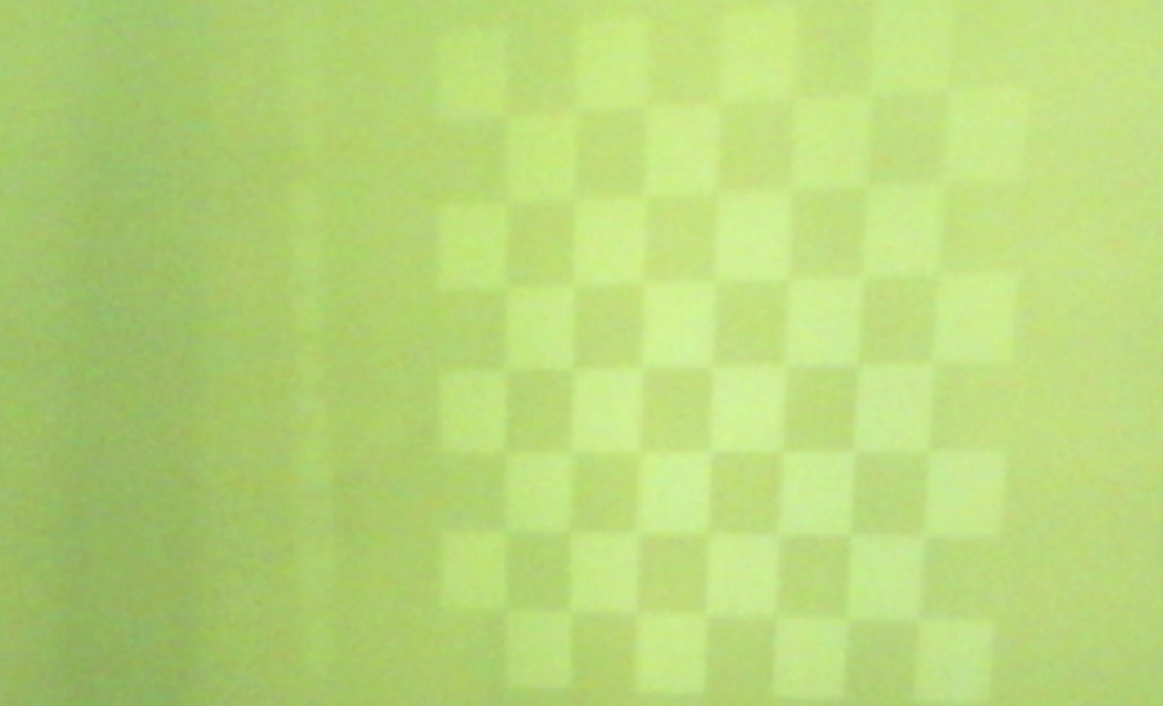
#> input picture data/ghosty_chess.png, 1163 x 706 px
$ python find_correspondance.py data/ghosty_chess.png
#> lines starting #> are read from the running program, lines starting #| are printed output that depends on the picture; after the words box and inside, x2 and y2 are one past the last pixel; in counts of white or black regions, pixels touching at a corner belong together
import cv2 as cv


# from __future__ import print_function

import numpy as np
# from common import anorm, getsize


FLANN_INDEX_KDTREE = 1  # bug: flann enums are missing
FLANN_INDEX_LSH    = 6

import sys, getopt
from common import anorm, getsize

opts, args = getopt.getopt(sys.argv[1:], '', ['feature='])
opts = dict(opts)
# feature_name = opts.get('--feature', 'brisk')
feature_name = opts.get('--feature', 'sift')
# [4 lines of commented-out code are left out]

try:
    fn1, fn2 = args
except:
    fn1 = './data/ghosty_chess.png'
    fn2 = './data/chessboard.png'
    # img1 = cv2.imread('./ghosty_chess.png', 0)
    # img2 = cv2.imread('./chessboard.png', 0)

img1 = cv.imread(fn1, 0)
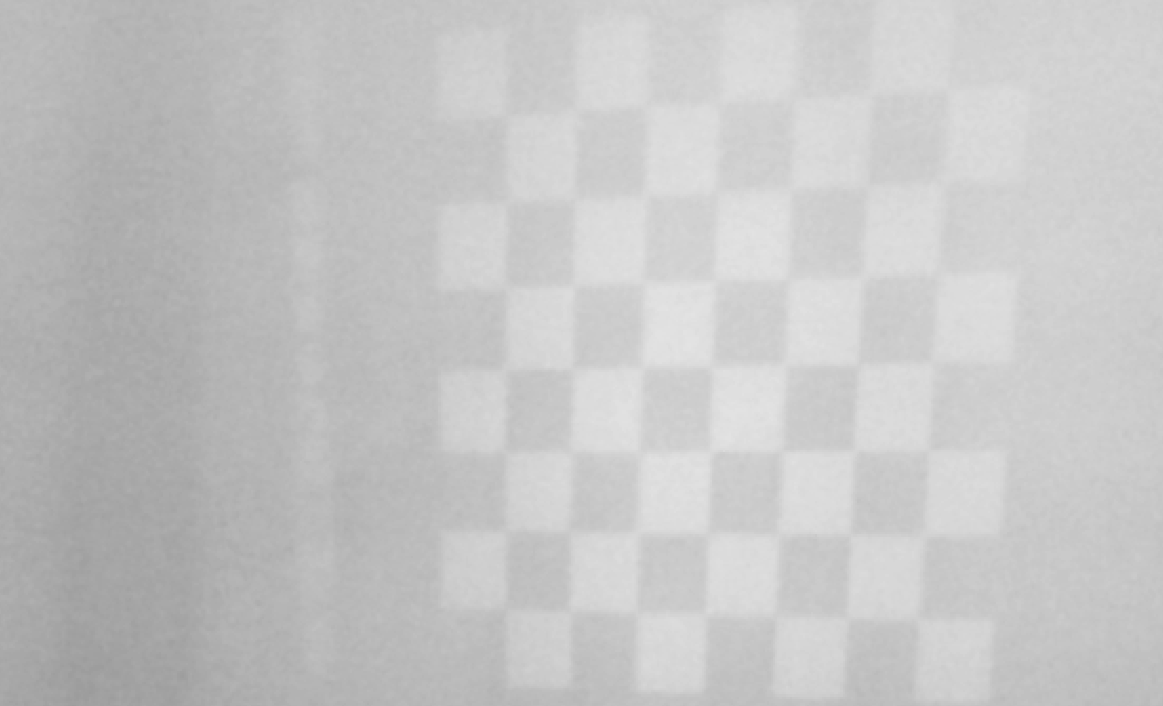
#> img1: shape (706, 1163); min 155, max 227, mean 197.1
# clahe = cv.createCLAHE(clipLimit=1.0, tileGridSize=(20,20))
# img1 = clahe.apply(img1)
cv.imshow("before", img1)
img1 = cv.equalizeHist(img1)
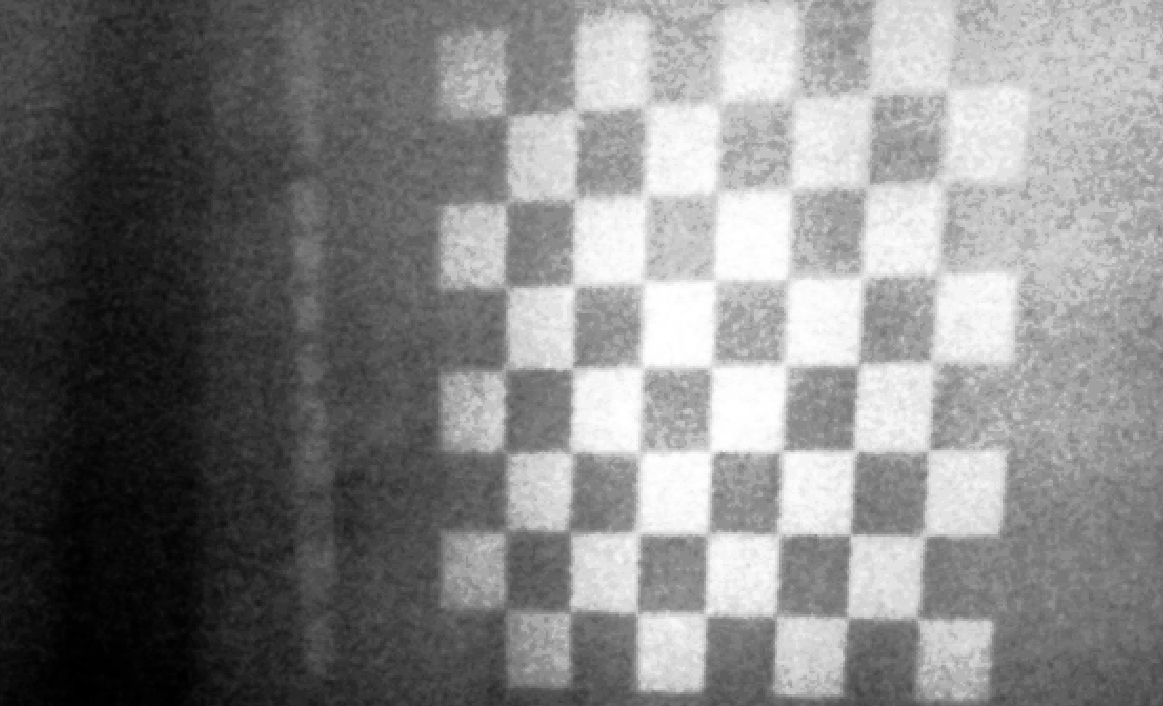
#> img1: shape (706, 1163); min 0, max 255, mean 130.3
cv.imshow("after", img1)

img2 = cv.imread(fn2, 0)
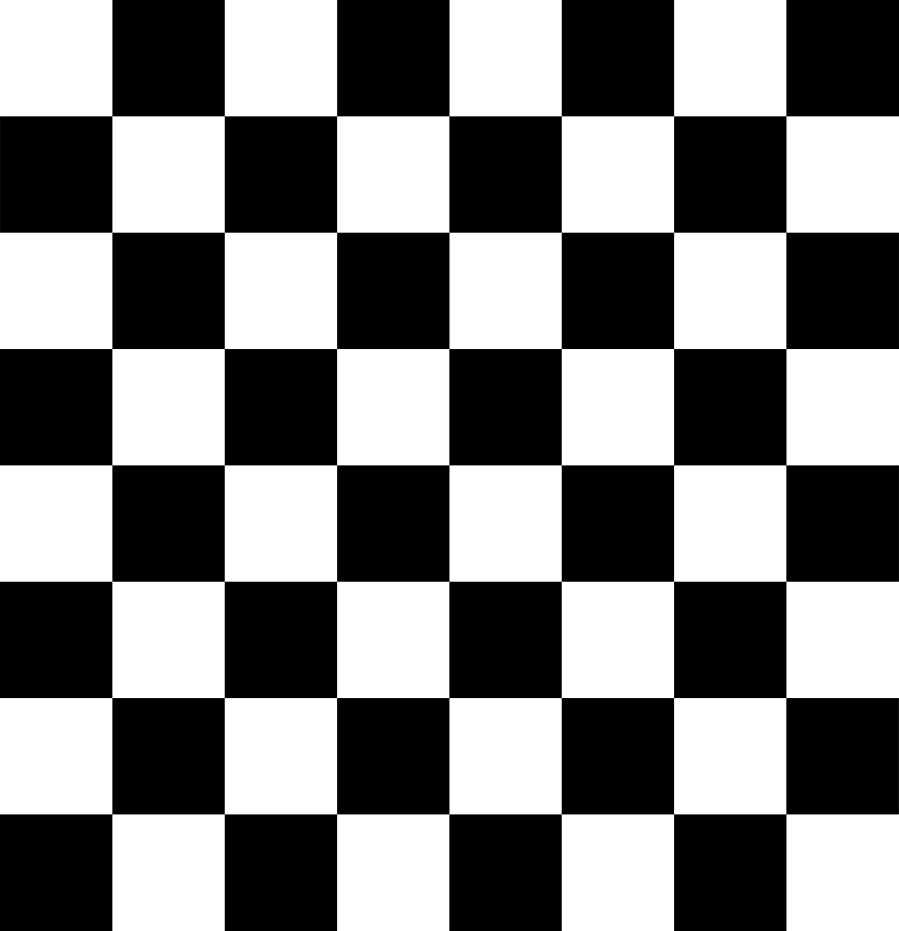
#> input picture data/chessboard.png, 3595 x 3723 px (shown at 1/4 size)
#> img2 is the input picture: shape (3723, 3595); min 0, max 255, mean 127.5
img2 = cv.resize(img2, (400, 400) )
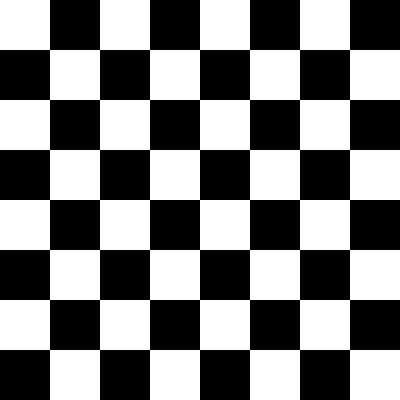
#> img2: shape (400, 400); 50% white; 1 white region, box (x1, y1, x2, y2) and area: (0, 0, 400, 400) 80000

# [5 lines of commented-out code are left out]

win1_name = "original"
win2_name = "bad_proj"


def init_feature(name):
    chunks = name.split('-')
    if chunks[0] == 'sift':
        detector = cv.xfeatures2d.SIFT_create(
            nOctaveLayers=8
        )
        norm = cv.NORM_L2
    elif chunks[0] == 'surf':
        detector = cv.xfeatures2d.SURF_create(800)
        norm = cv.NORM_L2
    elif chunks[0] == 'orb':
        detector = cv.ORB_create(400)
        norm = cv.NORM_HAMMING
    elif chunks[0] == 'akaze':
        detector = cv.AKAZE_create()
        norm = cv.NORM_HAMMING
    elif chunks[0] == 'brisk':
        detector = cv.BRISK_create()
        norm = cv.NORM_HAMMING
    else:
        return None, None
    if 'flann' in chunks:
        if norm == cv.NORM_L2:
            flann_params = dict(algorithm = FLANN_INDEX_KDTREE, trees = 5)
        else:
            flann_params= dict(algorithm = FLANN_INDEX_LSH,
                               table_number = 6, # 12
                               key_size = 12,     # 20
                               multi_probe_level = 1) #2
        matcher = cv.FlannBasedMatcher(flann_params, {})  # bug : need to pass empty dict (#1329)
    else:
        matcher = cv.BFMatcher(norm)
    return detector, matcher


detector, matcher = init_feature(feature_name)

if img1 is None:
    print('Failed to load fn1:', fn1)
    sys.exit(1)

if img2 is None:
    print('Failed to load fn2:', fn2)
    sys.exit(1)

if detector is None:
    print('unknown feature:', feature_name)
    sys.exit(1)

print('using', feature_name)

kp1, desc1 = detector.detectAndCompute(img1, None)
#> kp1 = 696 keypoints; strongest (x, y, size): (670, 649, 48.4), (822, 409, 50.7), (743, 575, 50.3), (888, 495, 51)
kp2, desc2 = detector.detectAndCompute(img2, None)
#> kp2 = 1576 keypoints; strongest (x, y, size): (325, 325, 32.8), (325, 125, 32.8), (125, 325, 32.8), (125, 125, 32.8)
print('img1 - %d features, img2 - %d features' % (len(kp1), len(kp2)))
#| img1 - 696 features, img2 - 1576 features


def filter_matches(kp1, kp2, matches, ratio = 0.75):
    mkp1, mkp2 = [], []
    for m in matches:
        if len(m) == 2 and m[0].distance < m[1].distance * ratio:
            m = m[0]
            mkp1.append( kp1[m.queryIdx] )
            mkp2.append( kp2[m.trainIdx] )
    p1 = np.float32([kp.pt for kp in mkp1])
    p2 = np.float32([kp.pt for kp in mkp2])
    kp_pairs = zip(mkp1, mkp2)
    return p1, p2, list(kp_pairs)


def explore_match(win, img1, img2, kp_pairs, status = None, H = None):
    h1, w1 = img1.shape[:2]
    h2, w2 = img2.shape[:2]
    vis = np.zeros((max(h1, h2), w1+w2), np.uint8)
    vis[:h1, :w1] = img1
    vis[:h2, w1:w1+w2] = img2
    vis = cv.cvtColor(vis, cv.COLOR_GRAY2BGR)

    if H is not None:
        corners = np.float32([[0, 0], [w1, 0], [w1, h1], [0, h1]])
        corners = np.int32( cv.perspectiveTransform(corners.reshape(1, -1, 2), H).reshape(-1, 2) + (w1, 0) )
        cv.polylines(vis, [corners], True, (255, 255, 255))

    if status is None:
        status = np.ones(len(kp_pairs), np.bool_)
    p1, p2 = [], []  # python 2 / python 3 change of zip unpacking
    for kpp in kp_pairs:
        p1.append(np.int32(kpp[0].pt))
        p2.append(np.int32(np.array(kpp[1].pt) + [w1, 0]))

    green = (0, 255, 0)
    red = (0, 0, 255)
    kp_color = (51, 103, 236)
    for (x1, y1), (x2, y2), inlier in zip(p1, p2, status):
        if inlier:
            col = green
            cv.circle(vis, (x1, y1), 2, col, -1)
            cv.circle(vis, (x2, y2), 2, col, -1)
        else:
            col = red
            r = 2
            thickness = 3
            cv.line(vis, (x1-r, y1-r), (x1+r, y1+r), col, thickness)
            cv.line(vis, (x1-r, y1+r), (x1+r, y1-r), col, thickness)
            cv.line(vis, (x2-r, y2-r), (x2+r, y2+r), col, thickness)
            cv.line(vis, (x2-r, y2+r), (x2+r, y2-r), col, thickness)
    vis0 = vis.copy()
    for (x1, y1), (x2, y2), inlier in zip(p1, p2, status):
        if inlier:
            cv.line(vis, (x1, y1), (x2, y2), green)

    cv.imshow(win, vis)

    def onmouse(event, x, y, flags, param):
        cur_vis = vis
        if flags & cv.EVENT_FLAG_LBUTTON:
            cur_vis = vis0.copy()
            r = 8
            m = (anorm(np.array(p1) - (x, y)) < r) | (anorm(np.array(p2) - (x, y)) < r)
            idxs = np.where(m)[0]

            kp1s, kp2s = [], []
            for i in idxs:
                (x1, y1), (x2, y2) = p1[i], p2[i]
                col = (red, green)[status[i][0]]
                cv.line(cur_vis, (x1, y1), (x2, y2), col)
                kp1, kp2 = kp_pairs[i]
                kp1s.append(kp1)
                kp2s.append(kp2)
            cur_vis = cv.drawKeypoints(cur_vis, kp1s, None, flags=4, color=kp_color)
            cur_vis[:,w1:] = cv.drawKeypoints(cur_vis[:,w1:], kp2s, None, flags=4, color=kp_color)

        cv.imshow(win, cur_vis)
    cv.setMouseCallback(win, onmouse)
    return vis

def match_and_draw(win):
    print('matching...')
    raw_matches = matcher.knnMatch(desc1, trainDescriptors=desc2, k=2)  # 2
    p1, p2, kp_pairs = filter_matches(kp1, kp2, raw_matches)
    if len(p1) >= 4:
        H, status = cv.findHomography(p1, p2, cv.RANSAC, 5.0)
        print('%d / %d  inliers/matched' % (np.sum(status), len(status)))
    else:
        H, status = None, None
        print('%d matches found, not enough for homography estimation' % len(p1))

    _vis = explore_match(win, img1, img2, kp_pairs, status, H)


match_and_draw('find_obj')
#> in match_and_draw, `raw_matches = matcher.knnMatch(desc1, trainDescriptors=desc2, k=2)`: raw_matches = 696 matches
#> after the loop in filter_matches, `for m in matches:`: mkp1 = []
#> in filter_matches, `p1 = np.float32([kp.pt for kp in mkp1])`: p1 = empty array
#> in match_and_draw, `p1, p2, kp_pairs = filter_matches(kp1, kp2, raw_matches)`: kp_pairs = []
#| 0 matches found, not enough for homography estimation
#> in explore_match, `vis[:h1, :w1] = img1`:
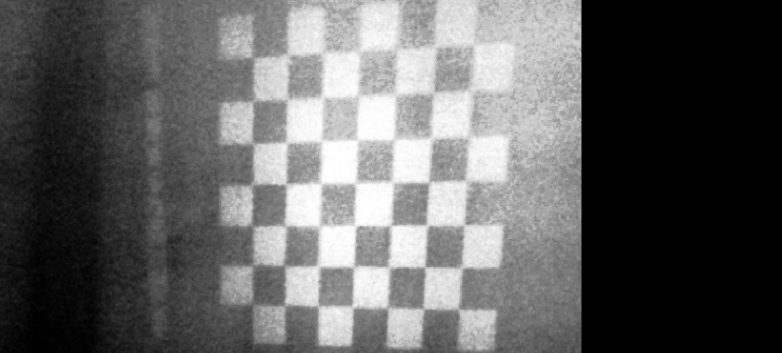
#> vis: shape (706, 1563) (shown at 1/2 size); min 0, max 255, mean 97
#> in explore_match, `vis[:h2, w1:w1+w2] = img2`:
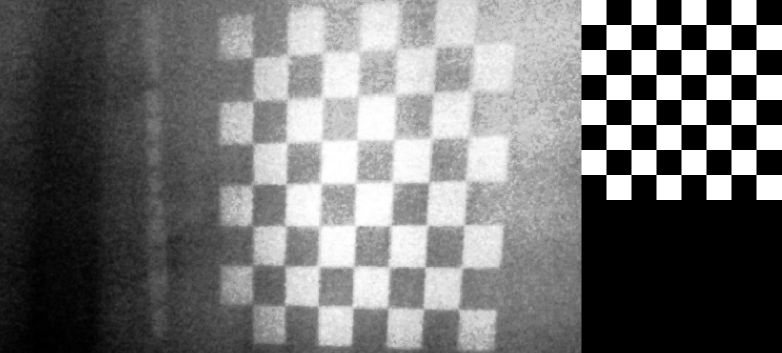
#> vis: shape (706, 1563) (shown at 1/2 size); 7.25% of pixels changed, all inside (x1, y1, x2, y2) = (1163, 0, 1563, 400)
#> in explore_match, `status = np.ones(len(kp_pairs), np.bool_)`: status = empty array
#> after the loop in explore_match, `for kpp in kp_pairs:`: p1 = []
cv.waitKey()
cv.destroyAllWindows()

# [8 lines of commented-out code are left out]
